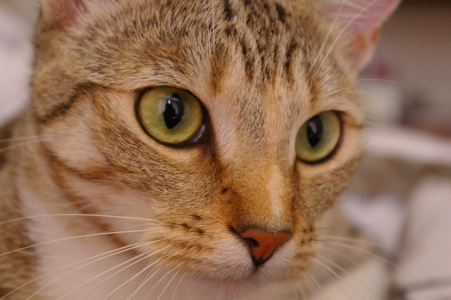
#> input picture skimage.data.chelsea(), 451 x 300 px
$ jupyter execute transformations.ipynb   (older library calls are emulated)
#> lines starting #> are read from the running program, lines starting #| are printed output that depends on the picture
## Rotate - Döndürme

[cell 1]
from skimage.transform import rotate
from skimage import data
import matplotlib.pyplot as plt

cat = data.chelsea()
#> cat is the input picture: shape (300, 451, 3); mean R, G, B 147.7, 111.4, 86.8
# saat yönünde 45 derece döndür
cat_rotated = rotate(cat, -45) # sayı negatifse saat yönünde döner
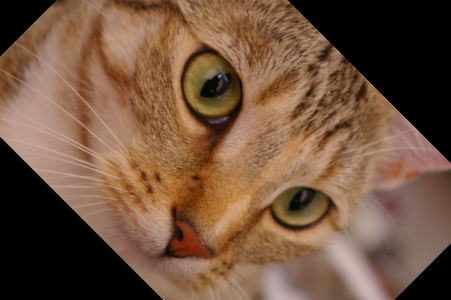
#> cat_rotated: shape (300, 451, 3) float64; mean R, G, B 0.447, 0.33, 0.248
f, (ax1, ax2) = plt.subplots(1, 2, figsize=(10, 5))
ax1.imshow(cat), ax1.axis('off')
ax2.imshow(cat_rotated), ax2.axis('off')
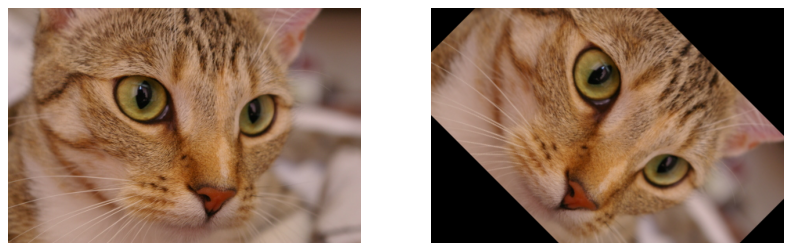
#> figure drawn by matplotlib, 2 panels

## Rescaling - Ölçeklendirme
- Görüntüyü belirli bir ölçeklendirme faktörüne göre yeniden boyutlandırır.

[cell 2]
from skimage.transform import rescale

# Görüntüyü 4 kat küçült ve yeniden boyutlandır

# anti aliasing = False yaparsak görüntüyü daha hızlı küçültür
image_rescaled_faa = rescale(cat, 1/4, anti_aliasing=False, multichannel=True)
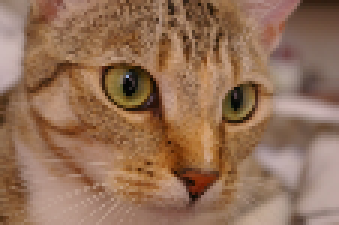
#> image_rescaled_faa: shape (75, 113, 3) float64 (shown 3 times larger); mean R, G, B 0.579, 0.438, 0.34

# anti aliasing = True yaparsak görüntüyü daha yavaş küçültür
image_rescaled_taa = rescale(cat, 1/4, anti_aliasing=True, multichannel=True)

f, (a1, a2, a3) = plt.subplots(1, 3, figsize=(20, 7))
a1.imshow(cat), a1.set_title('Original')
a2.imshow(image_rescaled_faa), a2.set_title('Rescaled (anti-aliasing = False)')
a3.imshow(image_rescaled_taa), a3.set_title('Rescaled (anti-aliasing = True)')
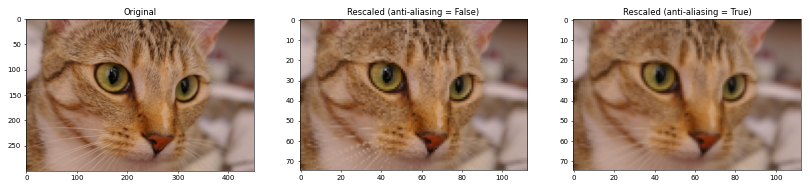
#> figure drawn by matplotlib, 3 panels

Aliasing : Örtüşme
- Örtüşme, görüntünün belirli bir kısmından yayılan dalgalar veya dalgalanmalar varmış gibi görünmesini sağlar.
- Nedeni pikselleşmesinin zayıf olmasıdır.

[cell 3]
# Enlarged : Resmin boyutunu 4 katına çıkarma
image_rescaled_enlarged = rescale(cat, 4, anti_aliasing=True, multichannel=True)
plt.imshow(image_rescaled_enlarged)

## Resizing - Boyutlandırma

[cell 4]
from skimage.transform import resize
image_resized = resize(cat, (80, 80), anti_aliasing=True)
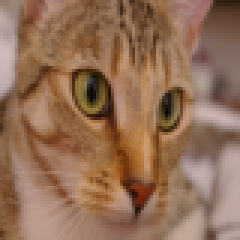
#> image_resized: shape (80, 80, 3) float64 (shown 3 times larger); mean R, G, B 0.579, 0.437, 0.34
plt.imshow(image_resized)

[cell 5]
# Resizing proportionally
# Resmin boyutunu 5 katına çıkarma
height = cat.shape[0]*5
#> height = 1500
width = cat.shape[1]*5
#> width = 2255
image_resized = resize(cat, (height, width), anti_aliasing=True)
#> image_resized: shape (1500, 2255, 3) float64
plt.imshow(image_resized)

[cell 6]
# Görüntüyü netleştirip wallpaper olarak kullanmak için yeniden boyutlandırma ve kaydetme
bulut = plt.imread("bulut.jpg")
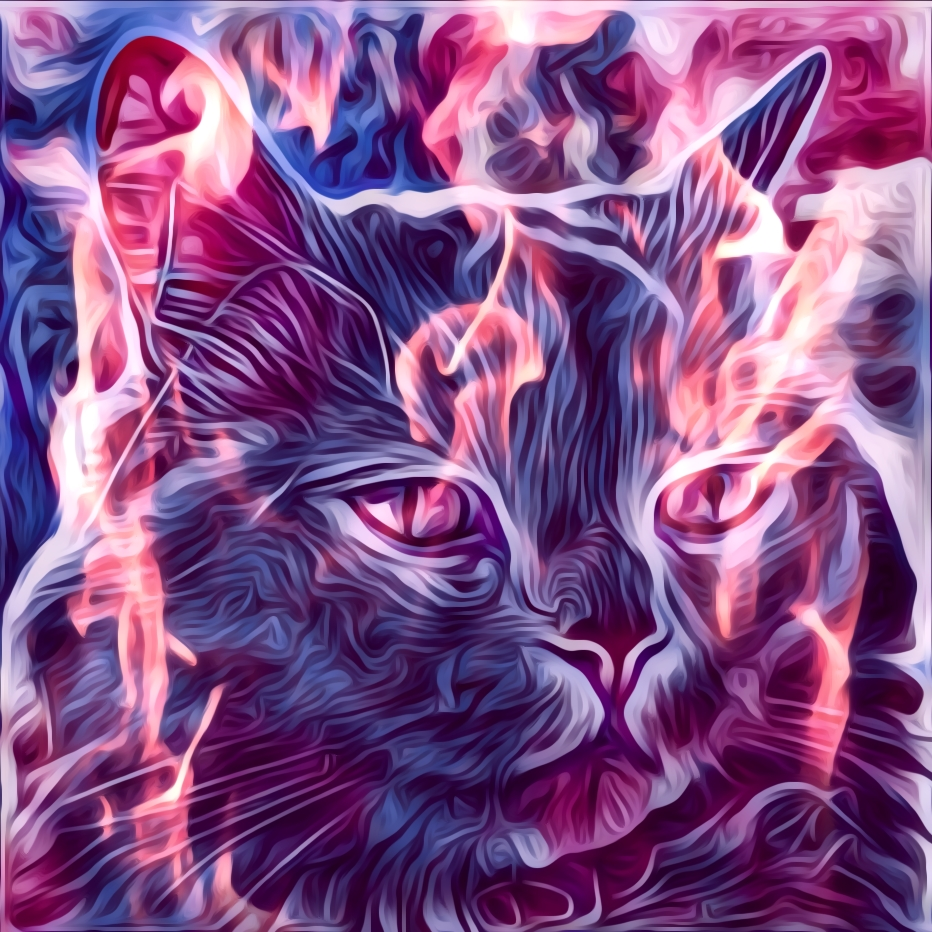
#> input picture scikit-image/transformations/bulut.jpg, 932 x 932 px
#> bulut is the input picture: shape (932, 932, 3); mean R, G, B 132.4, 81.5, 136.1
image_rescaled_taa = rescale(bulut, 5, anti_aliasing=True, multichannel=True)
#> image_rescaled_taa: shape (4660, 4660, 3) float64

image_resized = resize(image_rescaled_taa, (900, 1400), anti_aliasing=True)
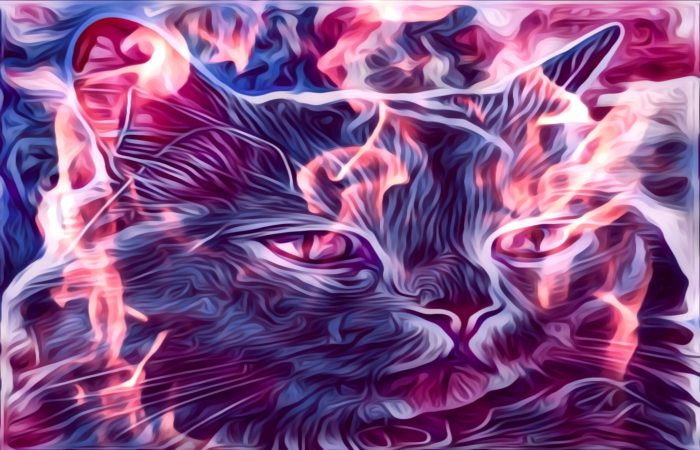
#> image_resized: shape (900, 1400, 3) float64 (shown at 1/2 size); mean R, G, B 0.519, 0.32, 0.534
plt.imshow(image_resized), plt.axis('off'),plt.savefig('bulut2.jpg',dpi=1400)
